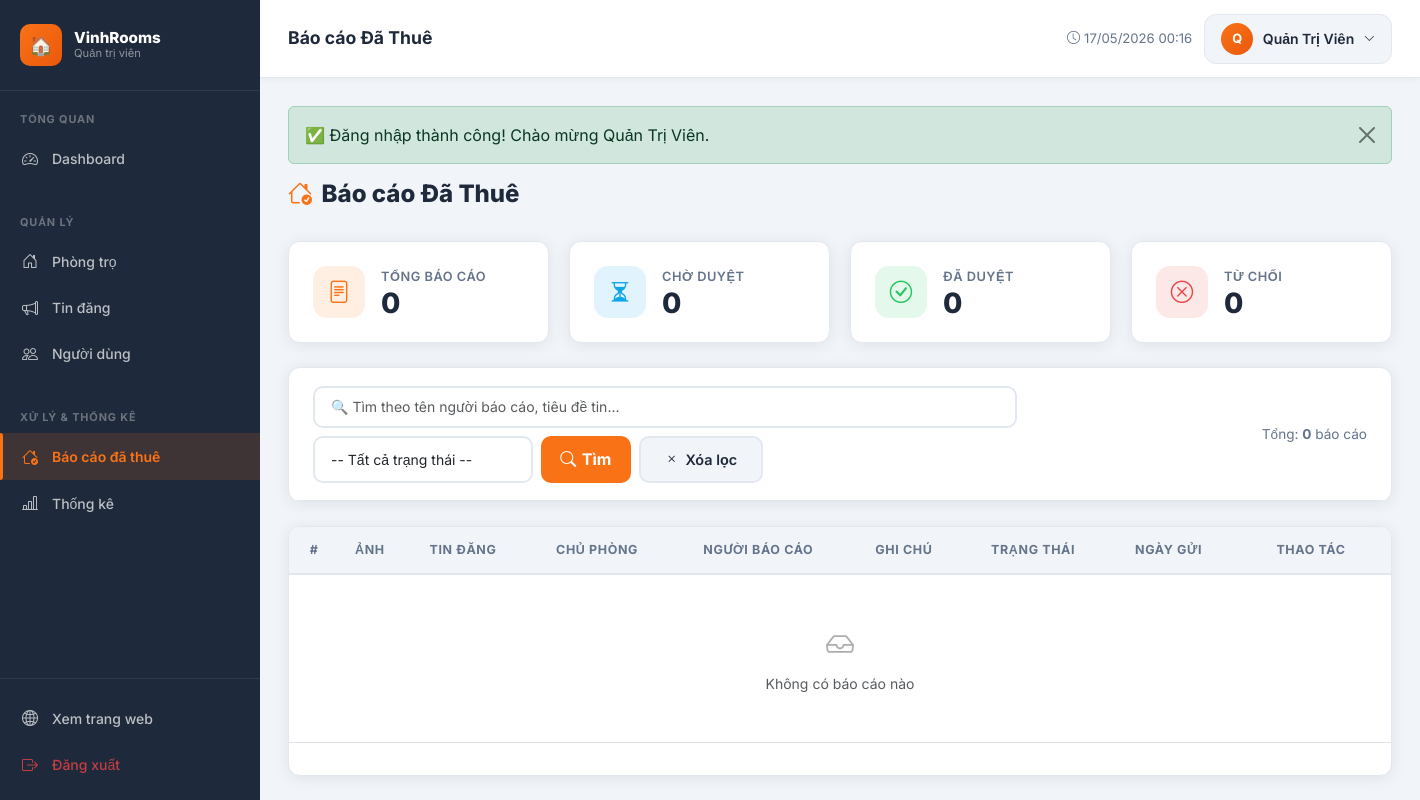
The app's page /admin/bao-cao-da-thue/index.php (signed in), older data.
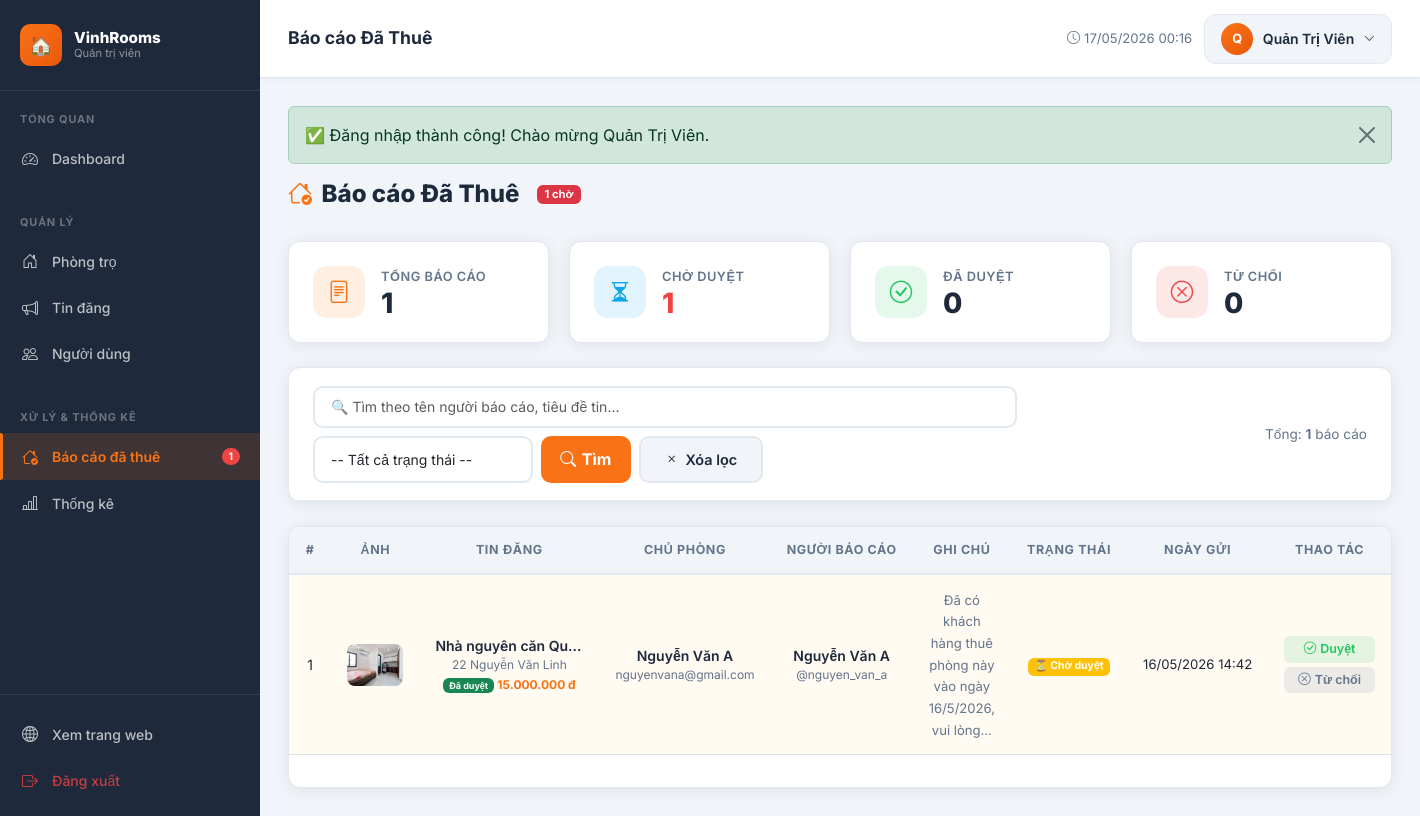
The same page, newer data.
### tables this page shows
CREATE TABLE `bao_cao_da_thue` (
  `id` int(11) NOT NULL,
  `user_id` int(10) UNSIGNED NOT NULL,
  `tin_dang_id` int(10) UNSIGNED NOT NULL,
  `ghi_chu` text DEFAULT NULL,
  `trang_thai` enum('cho_duyet','da_duyet','bi_tu_choi') DEFAULT 'cho_duyet',
  `created_at` datetime DEFAULT NULL,
  `updated_at` datetime DEFAULT NULL
);

CREATE TABLE `phong_tro` (
  `id` int(10) UNSIGNED NOT NULL,
  `user_id` int(10) UNSIGNED NOT NULL,
  `loai_phong_id` int(10) UNSIGNED DEFAULT NULL,
  `khu_vuc_id` int(10) UNSIGNED DEFAULT NULL,
  `gia_goc` decimal(12,0) NOT NULL COMMENT 'VND/tháng',
  `dien_tich` float NOT NULL COMMENT 'm2',
  `dia_chi` varchar(255) NOT NULL,
  `so_phong_ngu` tinyint(3) UNSIGNED DEFAULT 1,
  `so_wc` tinyint(3) UNSIGNED DEFAULT 1,
  `tien_nghi` text DEFAULT NULL COMMENT 'JSON hoặc text mô tả tiện nghi',
  `hinh_anh` varchar(255) DEFAULT NULL COMMENT 'Ảnh đại diện',
  `trang_thai` enum('co_san','da_cho_thue') NOT NULL DEFAULT 'co_san',
  `created_at` datetime NOT NULL DEFAULT current_timestamp(),
  `updated_at` datetime NOT NULL DEFAULT current_timestamp() ON UPDATE current_timestamp()
);

CREATE TABLE `tin_dang` (
  `id` int(11) UNSIGNED NOT NULL,
  `phong_tro_id` int(10) UNSIGNED NOT NULL,
  `tieu_de` varchar(255) DEFAULT NULL,
  `mo_ta` text DEFAULT NULL,
  `gia` decimal(10,2) DEFAULT NULL,
  `trang_thai` enum('cho_duyet','da_duyet','bi_tu_choi','an','da_thue') DEFAULT 'da_thue',
  `luot_xem` int(11) DEFAULT 0,
  `created_at` datetime DEFAULT NULL,
  `updated_at` datetime DEFAULT NULL
);

CREATE TABLE `users` (
  `id` int(10) UNSIGNED NOT NULL,
  `username` varchar(50) NOT NULL,
  `email` varchar(100) NOT NULL,
  `password` varchar(255) NOT NULL,
  `ho_ten` varchar(100) NOT NULL,
  `so_dien_thoai` varchar(15) DEFAULT NULL,
  `dia_chi` varchar(255) DEFAULT NULL,
  `avatar` varchar(255) DEFAULT 'default_avatar.png',
  `role` enum('admin','user') NOT NULL DEFAULT 'user',
  `trang_thai` enum('active','inactive','banned') NOT NULL DEFAULT 'active',
  `created_at` datetime NOT NULL DEFAULT current_timestamp(),
  `updated_at` datetime NOT NULL DEFAULT current_timestamp() ON UPDATE current_timestamp()
);

### admin/bao-cao-da-thue/index.php (the view, shortened to what the changed rows need)
<?php
require_once __DIR__ . '/../../includes/functions.php';
$db = getDB();
$page_num = max(1, (int)($_GET['page'] ?? 1));
$per_page = 15;
$where  = ['1=1'];
$params = [];
$types  = '';
$whereSQL  = implode(' AND ', $where);
$baseQuery = "FROM bao_cao_da_thue bc
              JOIN tin_dang td ON bc.tin_dang_id = td.id
              JOIN phong_tro p  ON td.phong_tro_id = p.id
              JOIN users u      ON bc.user_id = u.id
              LEFT JOIN users ou ON p.user_id = ou.id
              WHERE $whereSQL";
if (!empty($params)) {
    $stmt = $db->prepare("SELECT COUNT(*) $baseQuery");
    $stmt->bind_param($types, ...$params);
    $stmt->execute();
    $total = $stmt->get_result()->fetch_row()[0];
    $stmt->close();
} else {
    $total = $db->query("SELECT COUNT(*) $baseQuery")->fetch_row()[0];
}
$pg     = paginate($total, $per_page, $page_num);
$offset = $pg['offset'];
$sql = "SELECT bc.*,
               td.tieu_de as tieu_de_tin, td.trang_thai as trang_thai_tin,
               td.gia as gia_tin,
               p.dia_chi, p.hinh_anh,
               u.ho_ten as nguoi_bao_cao, u.username as username_bao_cao,
               ou.ho_ten as chu_phong, ou.email as email_chu_phong
        $baseQuery ORDER BY bc.created_at DESC LIMIT $per_page OFFSET $offset";
if (!empty($params)) {
    $stmt = $db->prepare($sql);
    $stmt->bind_param($types, ...$params);
    $stmt->execute();
    $rows = $stmt->get_result()->fetch_all(MYSQLI_ASSOC);
    $stmt->close();
} else {
    $rows = $db->query($sql)->fetch_all(MYSQLI_ASSOC);
}
$stats_raw = $db->query("SELECT trang_thai, COUNT(*) as cnt FROM bao_cao_da_thue GROUP BY trang_thai")->fetch_all(MYSQLI_ASSOC);
$stats = array_column($stats_raw, 'cnt', 'trang_thai');
$pageTitle = 'Báo cáo Đã Thuê';
require_once __DIR__ . '/../../includes/admin_header.php';
?>
<div class="page-header">
    <h1 class="page-title">
        <span class="icon"><i class="bi bi-house-check"></i></span><?= $pageTitle ?>
        <?php if (($stats['cho_duyet'] ?? 0) > 0): ?>
        <span class="badge bg-danger ms-2" style="font-size:.7rem;vertical-align:middle">
            <?= $stats['cho_duyet'] ?> chờ
        </span>
        <?php endif; ?>
    </h1>
</div>
<div class="stat-grid mb-4" style="grid-template-columns:repeat(auto-fill,minmax(250px,1fr))">
    <div class="stat-card" style="cursor:pointer" onclick="location.href='?status='">
        <div>
            <div class="stat-card-label">Tổng báo cáo</div>
            <div class="stat-card-value"><?= array_sum($stats) ?></div>
        </div>
    </div>
    <div class="stat-card" style="cursor:pointer" onclick="location.href='?status=cho_duyet'">
        <div>
            <div class="stat-card-label">Chờ duyệt</div>
            <div class="stat-card-value" style="color:<?= ($stats['cho_duyet'] ?? 0) > 0 ? '#ef4444' : 'inherit' ?>">
                <?= $stats['cho_duyet'] ?? 0 ?>
            </div>
        </div>
    </div>
</div>
<div class="data-card mb-4">
    <div class="data-card-header">
        <div style="font-size:.85rem;color:var(--admin-muted)">
            Tổng: <strong><?= $total ?></strong> báo cáo
        </div>
    </div>
</div>
<div class="data-card">
    <div class="table-responsive">
        <table class="data-table">
            <thead>
                <tr>
                    <th width="50">#</th>
                    <th width="60">Ảnh</th>
                    <th>Tin đăng</th>
                    <th>Chủ phòng</th>
                    <th>Người báo cáo</th>
                    <th>Ghi chú</th>
                    <th>Trạng thái</th>
                    <th>Ngày gửi</th>
                    <th width="160">Thao tác</th>
                </tr>
            </thead>
            <tbody>
                <?php if (empty($rows)): ?>
                <tr><td colspan="9" class="text-center py-5 text-muted">
                    <i class="bi bi-inbox fs-3 d-block mb-2 opacity-50"></i>
                    Không có báo cáo nào
                </td></tr>
                <?php endif; ?>
                <?php foreach ($rows as $r): ?>
                <tr class="<?= $r['trang_thai'] === 'cho_duyet' ? 'table-warning-row' : '' ?>">
                    <td><?= $r['id'] ?></td>
                    <td>
                        <img src="<?= getImageUrl($r['hinh_anh']) ?>"
                             class="room-thumb" alt=""
                             onerror="this.src='<?= BASE_URL ?>/assets/images/no-image.svg'">
                    </td>
                    <td style="max-width:180px">
                        <div style="font-weight:600;overflow:hidden;white-space:nowrap;text-overflow:ellipsis"
                             title="<?= e($r['tieu_de_tin'] ?? '') ?>">
                            <?= e($r['tieu_de_tin'] ?? '—') ?>
                        </div>
                        <div style="font-size:.75rem;color:var(--admin-muted)">
                            <?= e($r['dia_chi'] ?? '') ?>
                        </div>
                        <div style="font-size:.75rem;margin-top:2px">
                            <?= tinDangStatusBadge($r['trang_thai_tin'] ?? 'cho_duyet') ?>
                            <span style="color:var(--admin-primary);font-weight:700">
                                <?= formatPrice((float)($r['gia_tin'] ?? 0)) ?>
                            </span>
                        </div>
                    </td>
                    <td>
                        <div style="font-weight:600"><?= e($r['chu_phong'] ?? '—') ?></div>
                        <div style="font-size:.75rem;color:var(--admin-muted)"><?= e($r['email_chu_phong'] ?? '') ?></div>
                    </td>
                    <td>
                        <div style="font-weight:600"><?= e($r['nguoi_bao_cao'] ?? '—') ?></div>
                        <div style="font-size:.75rem;color:var(--admin-muted)">@<?= e($r['username_bao_cao'] ?? '') ?></div>
                    </td>
                    <td style="max-width:150px">
                        <?php if ($r['ghi_chu']): ?>
                        <span style="font-size:.82rem;color:var(--admin-muted)"
                              title="<?= e($r['ghi_chu']) ?>">
                            <?= e(mb_substr($r['ghi_chu'], 0, 60)) ?><?= mb_strlen($r['ghi_chu']) > 60 ? '…' : '' ?>
                        </span>
                        <?php else: ?>
                        <span class="text-muted" style="font-size:.78rem">—</span>
                        <?php endif; ?>
                    </td>
                    <td>
                        <?php
                        $badge_map = [
                            'cho_duyet'  => ['warning', '⏳ Chờ duyệt'],
                            'da_duyet'   => ['success', '✅ Đã duyệt'],
                            'bi_tu_choi' => ['danger',  '❌ Từ chối'],
                        ];
                        [$color, $label] = $badge_map[$r['trang_thai']] ?? ['secondary', $r['trang_thai']];
                        echo "<span class=\"badge bg-{$color}\">{$label}</span>";
                        ?>
                    </td>
                    <td style="white-space:nowrap;font-size:.82rem"><?= formatDateTime($r['created_at'] ?? '') ?></td>
                    <td>
                        <?php if ($r['trang_thai'] === 'cho_duyet' && strpos($r['ghi_chu'] ?? '', 'Yêu cầu mở lại') === false): ?>
                        <div class="d-flex gap-1 flex-column">
                            <form method="POST" style="margin:0" onsubmit="return confirm('Duyệt báo cáo? Tin sẽ bị ẩn và phòng sẽ ở trạng thái đã cho thuê')">
                                <button type="submit" class="btn-action approve w-100" style="display:flex;align-items:center;gap:4px;justify-content:center;padding:4px 10px">
                                    <i class="bi bi-check-circle"></i> Duyệt
                                </button>
                            </form>
                            <form method="POST" style="margin:0" onsubmit="return confirm('Từ chối báo cáo?')">
                                <button type="submit" class="btn-action hide w-100" style="display:flex;align-items:center;gap:4px;justify-content:center;padding:4px 10px">
                                    <i class="bi bi-x-circle"></i> Từ chối
                                </button>
                            </form>
                        </div>
                        <?php else: ?>
                        <span style="font-size:.78rem;color:var(--admin-muted)">
                            <?= $r['trang_thai'] === 'da_duyet' ? '✅ Đã xử lý' : '❌ Đã từ chối' ?>
                        </span>
                        <?php endif; ?>
                    </td>
                </tr>
                <?php endforeach; ?>
            </tbody>
        </table>
    </div>
</div>
<?php require_once __DIR__ . '/../../includes/admin_footer.php'; ?>

### includes/admin_header.php (shortened to what the changed rows need)
<?php
require_once __DIR__ . '/functions.php';
$currentDir  = basename(dirname($_SERVER['PHP_SELF']));
$_db_header = getDB();
$_pending_bao_cao = 0;
$_r = @$_db_header->query("SELECT COUNT(*) FROM bao_cao_da_thue WHERE trang_thai = 'cho_duyet'");
if ($_r) $_pending_bao_cao = (int)$_r->fetch_row()[0];
?>
<!DOCTYPE html>
<html lang="vi">
<head>
    <link rel="stylesheet" href="https://cdn.jsdelivr.net/npm/bootstrap@5.3.3/dist/css/bootstrap.min.css">
    <link rel="stylesheet" href="https://cdn.jsdelivr.net/npm/bootstrap-icons@1.11.3/font/bootstrap-icons.min.css">
    <link rel="stylesheet" href="<?= BASE_URL ?>/assets/css/admin.css">
</head>
<body class="admin-body">
<aside class="admin-sidebar" id="adminSidebar">
    <div class="sidebar-section">
        <a href="<?= BASE_URL ?>/admin/bao-cao-da-thue/index.php"
           class="sidebar-link <?= ($currentDir === 'bao-cao-da-thue') ? 'active' : '' ?>"
           style="position:relative">
            <span class="icon"><i class="bi bi-house-check"></i></span> Báo cáo đã thuê
            <?php if ($_pending_bao_cao > 0): ?>
            <span style="margin-left:auto;background:#ef4444;color:#fff;font-size:.65rem;padding:1px 7px;border-radius:999px;font-weight:700">
                <?= $_pending_bao_cao ?>
            </span>
            <?php endif; ?>
        </a>
    </div>
</aside>
<div class="admin-main">
    <div class="admin-content">

### includes/functions.php (shortened to what the changed rows need)
<?php
function formatPrice(float $price): string {
    return number_format($price, 0, ',', '.') . ' đ';
}
function formatDateTime(string $dt): string {
    return date('d/m/Y H:i', strtotime($dt));
}
function e(string $str): string {
    return htmlspecialchars($str, ENT_QUOTES, 'UTF-8');
}
function getImageUrl(?string $filename): string {
    if ($filename[0] === '/') {
        $physicalPath = __DIR__ . '/..' . $filename;
        if (file_exists($physicalPath)) {
            return BASE_URL . $filename;
        }
        return BASE_URL . '/assets/images/no-image.svg';
    }
    return BASE_URL . '/assets/images/no-image.svg';
}
function paginate(int $total, int $perPage, int $current): array {
    $pages = (int)ceil($total / $perPage);
    return [
        'total'      => $total,
        'per_page'   => $perPage,
        'current'    => $current,
        'pages'      => $pages,
        'offset'     => ($current - 1) * $perPage,
        'has_prev'   => $current > 1,
        'has_next'   => $current < $pages,
    ];
}
function tinDangStatusBadge(string $status): string {
    $map = [
        'cho_duyet'  => ['warning',   'Chờ duyệt'],
        'da_duyet'   => ['success',   'Đã duyệt'],
        'bi_tu_choi' => ['danger',    'Bị từ chối'],
        'an'         => ['secondary', 'Đã ẩn'],
    ];
    [$color, $label] = $map[$status] ?? ['light', $status];
    return "<span class=\"badge bg-{$color}\">{$label}</span>";
}

Row changes from the older to the newer data that the page shows:
added bao_cao_da_thue: id "1", phong_tro.hinh_anh (picture), tin_dang.tieu_de "Nhà nguyên căn Qu…", phong_tro.dia_chi "22 Nguyễn Văn Linh", tin_dang.gia "15.000.000 đ", user.ho_ten "Nguyễn Văn A", user.email "nguyenvana@gmail.com", user.username "nguyen_van_a", ghi_chu "Đã có khách hàng thuê phòng này vào ngày 16/5/2026, vui lòng", label "⏳ Chờ duyệt", created_at "16/05/2026 14:42"
Text that changed along with them:
$_pending_bao_cao: (not shown) → "1"
$stats['cho_duyet']: (not shown) → "1"
array_sum($stats): "0" → "1"
$stats['cho_duyet']: "0" → "1"
$total: "0" → "1"
text no longer shown: "Không có báo cáo nào"
text now shown: "chờ"
